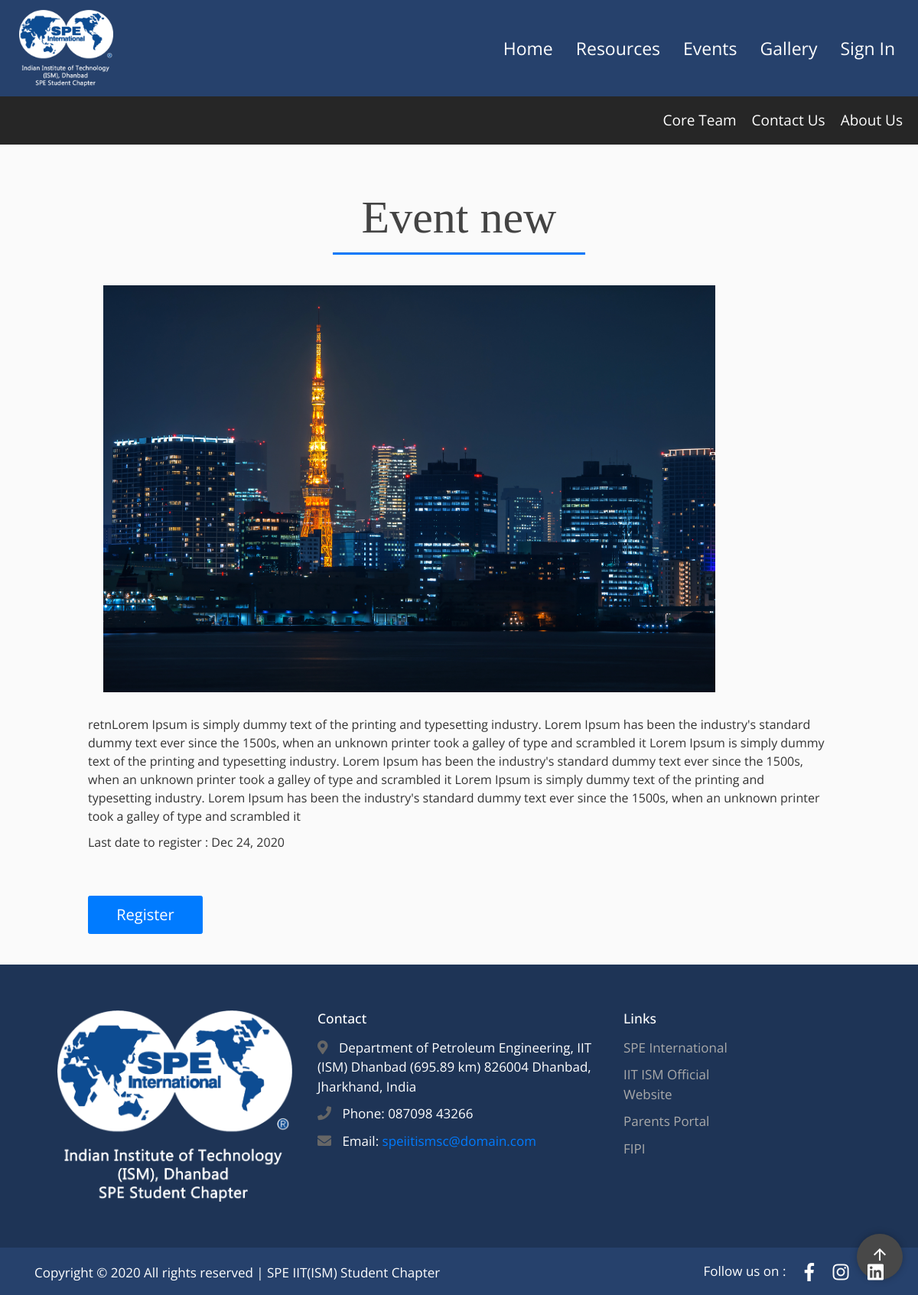
/Events/Event/9/, run on the app's committed database.
### events/models.py (models this page shows, shortened)
class Events(models.Model):
    objects = None
    title = models.CharField(max_length=300)
    description = models.CharField(max_length=300)
    reg_date = models.DateField()
    content = models.TextField()
    image = models.ImageField(null=True, blank=True, upload_to='event_poster')
    google_doc_url = models.URLField(max_length=500)
    @property
    def has_happened(self):
        t = date.today()
        return t > self.reg_date

### events/views.py (the view)
# urls.py: path('Event/<int:pk>/', EventDetailView.as_view(), name='events-detail'),
class EventDetailView(DetailView):
    model = Events

### blog/templatetags/markdown_extras.py (called while the page is built)
@register.filter()
@stringfilter
def markdown(value):
    return md.markdown(value, extensions=['markdown.extensions.fenced_code'])

### events/templates/events/events_detail.html
{% extends "pages/base.html" %}
{% load markdown_extras %}
{% load static %}
    {% block content-blog %}
        <link rel="stylesheet" type="text/css" href="{% static 'blog/blog-body.css' %}">
        <link rel="stylesheet" type="text/css" href="{% static 'blog/post-styles.css' %}">
    {% endblock %}
    {% block content %}
        <br><br><br><br><br>
        <div class="d-flex justify-content-center">
            <div id="PostContainer" class="col-md-10">
                <div class="media-body">
                    <h1 id="PostTitle" class="article-title d-flex justify-content-center">{{ object.title }}</h1>
                    <hr id="PostUnderline" class="d-flex justify-content-center" style="width: 330px;">
                    {% if object.image %}
                        <img id="PostImage" src ="{{ object.image.url }}">
                    {% endif %}
                    <p class="article-content">{{ object.content | markdown | safe }}</p>
                    <p> Last date to register : {{ object.reg_date|date:"M j, Y"}} </p>
                    <br><br>
                    {% if object.has_happened %}
                        <p></p>
                    {% else %}
                        <a href="{{ object.google_doc_url }}">
                            <button type="button" class="btn btn-primary" style="width: 150px; height: 50px; font-size: 20px;">
                                Register
                            </button>
                        </a>
                    {% endif %}
                </div>
            </div>
        </div>
    {% endblock content %}

### pages/static/pages/body.css (style rules this page uses)
body { font-family: calibri; box-sizing: border-box; }

### pages/static/pages/navbar.css (style rules this page uses)
html { font-size: 62.5%; }
body { font-family: 'Open Sans', sans-serif; font-size: 1.6rem; font-weight: 400; box-sizing: border-box; }

### blog/static/blog/blog-body.css (style rules this page uses)
body { background: #fafafa; color: #333333; }
.article-title { color: #444444; }
.article-content { white-space: pre-line; }

### blog/static/blog/post-styles.css (style rules this page uses)
#PostContainer { margin: 40px; }
#PostTitle { font-family: 'adam.cg pro'; font-size: 60px; }
#PostUnderline { width: 200px; height: 1.5px; background-color: #007bff; margin-bottom: 20px; }
#PostImage { width: 800px; margin: 20px; }

### data on the page
Events: title "Event new", image (picture), content "retnLorem Ipsum is simply dummy text of the printing and typesetting industry. Lorem Ipsum has been the industry's standard dummy text ever since the 1500s, when an unknown printer took a galley of type and scrambled it Lorem Ipsum is simply dummy text of the printing and typesetting industry. Lorem Ipsum has been the industry's standard dummy text ever since the 1500s, when an unknown printer took a galley of type and scrambled it Lorem Ipsum is simply dummy text of the printing and typesetting industry. Lorem Ipsum has been the industry's standard dummy text ever since the 1500s, when an unknown printer took a galley of type and scrambled it", reg_date "Dec 24, 2020"
